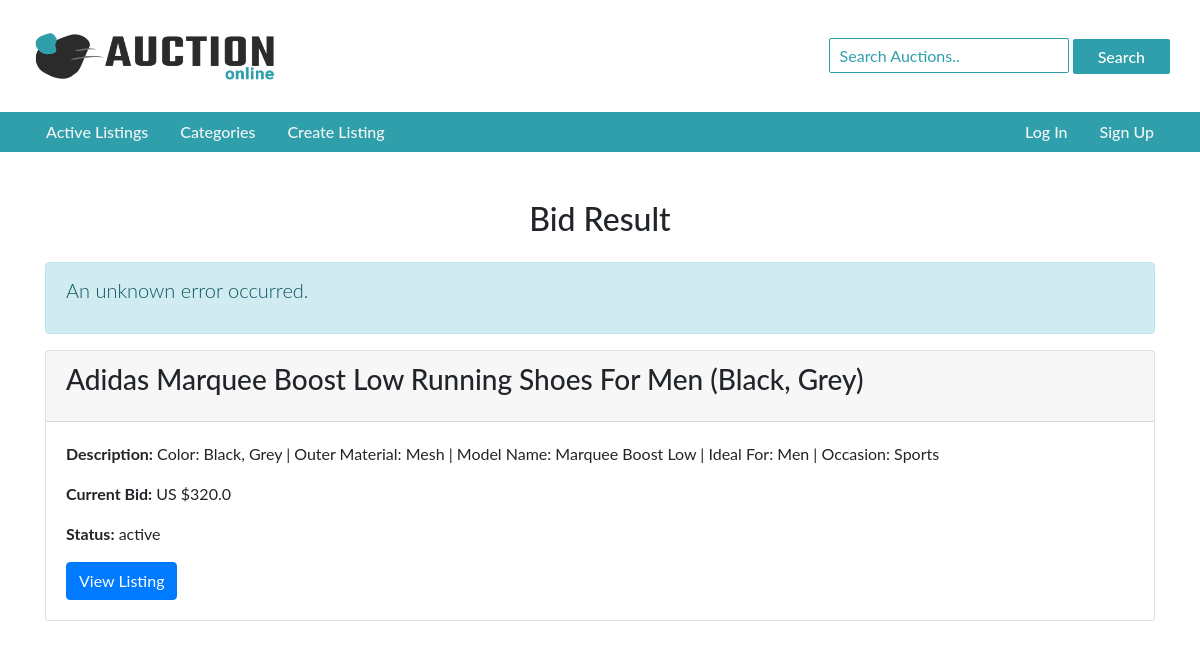
/bid_result/12/active/, run on the app's committed database.
### auctions/models.py (models this page shows, shortened)
class Listing(models.Model):
    title = models.CharField(max_length=130)
    description = models.TextField(max_length=208)
    image = models.ImageField(upload_to='auctions/images/', blank=True)
    category = models.ForeignKey(Category, on_delete=models.CASCADE, related_name="listing")
    starting_bid = models.FloatField()
    current_bid = models.FloatField()
    condition = models.CharField(max_length=5)
    status = models.CharField(max_length=15, default='active')
    create_time = models.DateTimeField(auto_now_add=True)  # Automatically set on creation

### auctions/views.py (the view)
# urls.py: path("bid_result/<int:id>/<str:status>/", views.bid_result, name="bid_result"),
def bid_result(request, id, status):
    listing = Listing.objects.get(id=id)
    if status == "success":
        message = "Congratulations! You have successfully placed your bid."
    elif status == "error_code_bidding_closed":
        message = "Bidding has closed for this item."
    elif status == "error_code1":
        message = f"Error: Bid amount must be greater than or equal to US ${listing.starting_bid}."
    elif status == "error_code2":
        message = f"Error: Bid amount must be greater than US ${listing.current_bid}."
    elif status == "error_code3":
        message = "There was an error while placing your bid."
    else:
        message = "An unknown error occurred."
    return render(request, "auctions/bid_result.html", {
        'listing': listing,
        'message': message,
    })

### auctions/templates/auctions/bid_result.html (shortened to what this page needs)
{% extends "auctions/layout.html" %}
{% block body %}
<div class="container mt-5">
    <h2 class="text-center mb-4">Bid Result</h2>
    <div class="alert alert-info" role="alert">
        <p class="lead">{{ message }}</p>
    </div>
    {% if listing %}
        <div class="card mb-4">
            <div class="card-header">
                <h3 class="card-title">{{ listing.title }}</h3>
            </div>
            <div class="card-body">
                <p><strong>Description:</strong> {{ listing.description }}</p>
                <p><strong>Current Bid:</strong> US ${{ listing.current_bid }}</p>
                <p><strong>Status:</strong> {{ listing.status }}</p>
                <a href="{% url 'listing' listing.id %}" class="btn btn-primary">View Listing</a>
            </div>
        </div>
    {% endif %}
</div>
{% endblock %}

### auctions/static/auctions/styles.css (style rules this page uses)
body { padding: 0px; word-break: break-all; font-family: 'lato', sans-serif; }

### data on the page
Listing: title "Adidas Marquee Boost Low Running Shoes For Men (Black, Grey)", description "Color: Black, Grey | Outer Material: Mesh | Model Name: Marquee Boost Low | Ideal For: Men | Occasion: Sports", current_bid "320.0", status "active"

### other printed values
{{ message }} "An unknown error occurred."
